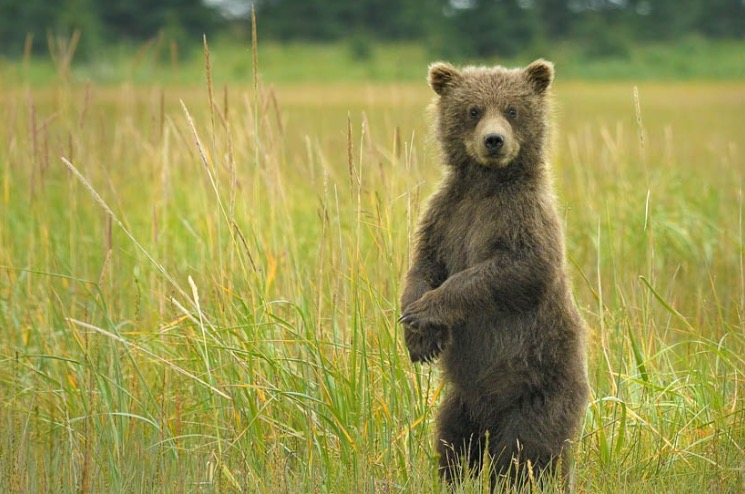
#> input picture images/bear.jpeg, 745 x 494 px; its folder holds 2 pictures in this run
$ python main.py
#> lines starting #> are read from the running program, lines starting #| are printed output that depends on the picture
# Install opencv-python

import cv2
from pathlib import Path

rootdir=Path('images')

for path in rootdir.rglob('*'):
  image = cv2.imread(f'{rootdir.name}/{path.name}',0)
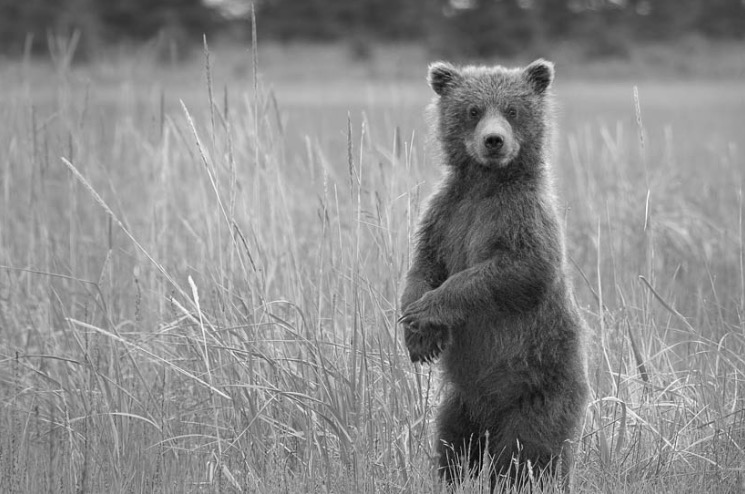
#> image: shape (494, 745); min 0, max 252, mean 139.2
  cv2.imwrite(f'grey-{rootdir.name}/{path.name}', image)
#> pass 2 of the loop `for path in rootdir.rglob('*'):`:
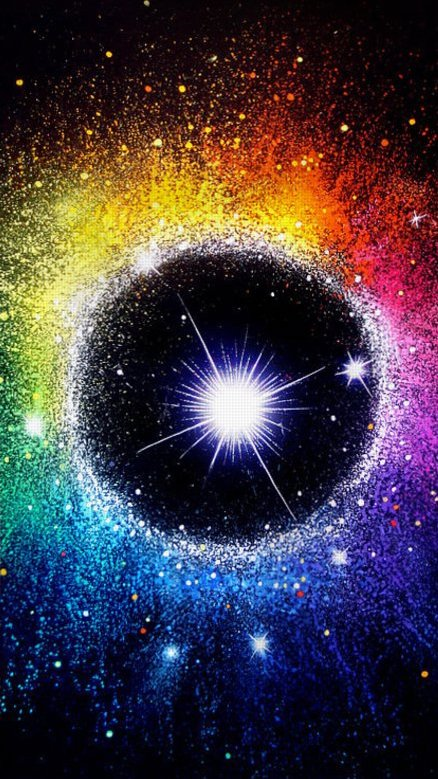
#> input picture images/galaxy.jpeg, 438 x 779 px
#> `image = cv2.imread(f'{rootdir.name}/{path.name}',0)`:
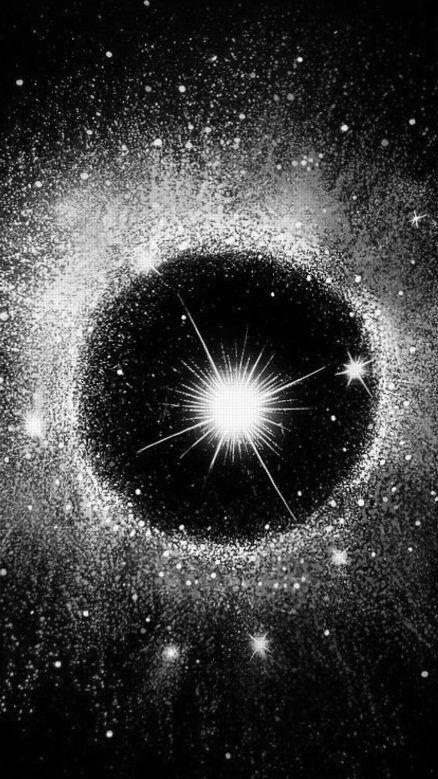
#> image: shape (779, 438); min 0, max 255, mean 60.8
